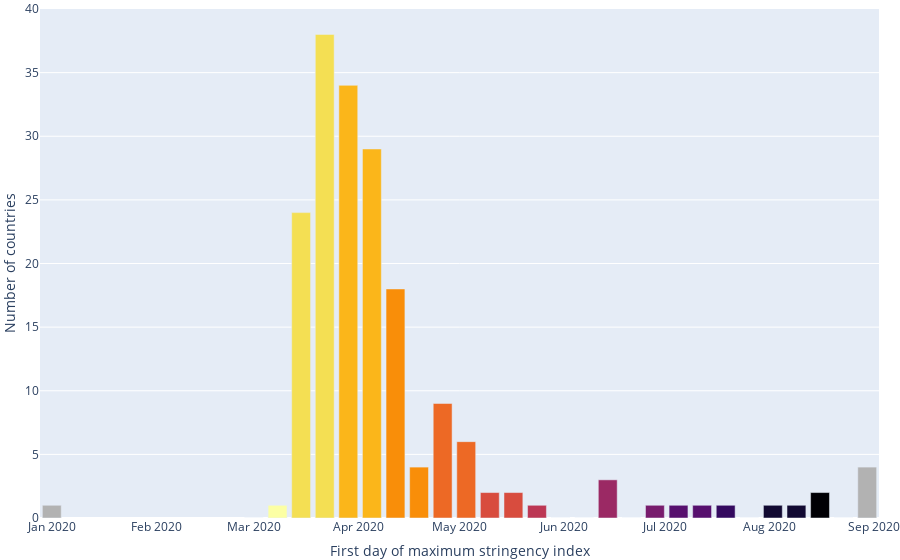

Write notebook code for a chart like this one.
### Code cell
# Num countries vs first day max stringency
histo = pd.read_csv('/Users/merlos/devel/magicbox-reports/magicbox-reports/data/histo_num_countries_vs_first_day_max_stringency.csv')
    
def histo_num_countries_vs_first_day_max_stringency():
    x = histo['start_date']
    y = histo['num_countries']
    colors = histo['color']
    fig = go.Figure()
    fig.add_trace(
        go.Bar(x=x, y=y, marker={'color': colors})
    )
    
    fig.update_layout(
        xaxis={'title': 'First day of maximum stringency index'},
        yaxis={'title': 'Number of countries'},
        margin=dict(t=0, b=20, l=0, r=0)
    )
    return fig
print("hello")
print (histo.head())
fig = histo_num_countries_vs_first_day_max_stringency()
fig.show()
print("hello")

### Figure 1 — Plotly figure (JSON) as saved in the notebook; plotly's stock layout.template omitted (floating-point values rounded to 4 significant figures)
{"data": [{"marker": {"color": ["#b2b2b2", "#fcffa4", "#fcffa4", "#f4df53", "#f4df53", "#fbb61a", "#fbb61a", "#f98e09", "#f98e09", "#ed6925", "#ed6925", "#d84c3e", "#d84c3e", "#bc3754", "#bc3754", "#9b2964", "#9b2964", "#781c6d", "#781c6d", "#57106e", "#57106e", "#340a5f", "#340a5f", "#120a32", "#120a32", "#000004", "#000004", "#b2b2b2"]}, "type": "bar", "x": ["2020-01-01", "2020-03-01", "2020-03-08", "2020-03-15", "2020-03-22", "2020-03-29", "2020-04-05", "2020-04-12", "2020-04-19", "2020-04-26", "2020-05-03", "2020-05-10", "2020-05-17", "2020-05-24", "2020-05-31", "2020-06-07", "2020-06-14", "2020-06-21", "2020-06-28", "2020-07-05", "2020-07-12", "2020-07-19", "2020-07-26", "2020-08-02", "2020-08-09", "2020-08-16", "2020-08-23", "2020-08-30"], "y": [1, 0, 1, 24, 38, 34, 29, 18, 4, 9, 6, 2, 2, 1, 0, 0, 3, 0, 1, 1, 1, 1, 0, 1, 1, 2, 0, 4]}], "layout": {"margin": {"b": 20, "l": 0, "r": 0, "t": 0}, "xaxis": {"title": {"text": "First day of maximum stringency index"}}, "yaxis": {"title": {"text": "Number of countries"}}}}
